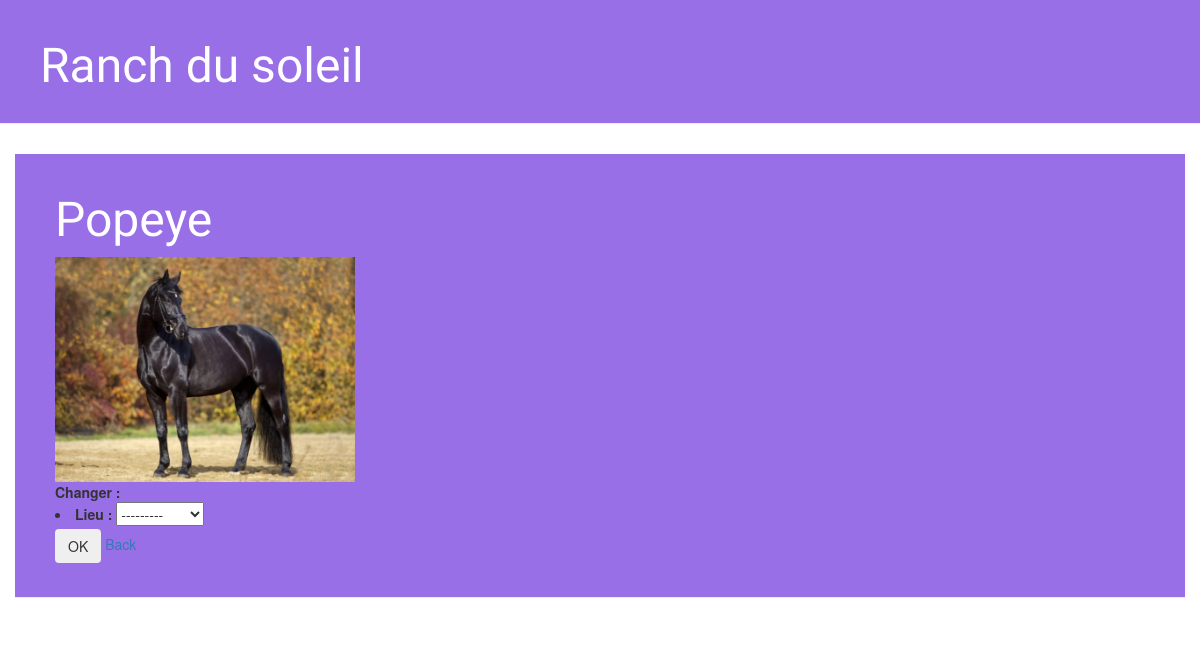
The app's page /character/Popeye/ with its own data.
### playground/models.py (models this page shows, shortened)
class Character(models.Model):
    id_character = models.CharField(max_length=100, primary_key=True)
    etat = models.CharField(max_length=20)
    robe = models.CharField(max_length=20)
    photo = models.ImageField(upload_to='characters/')
    lieu = models.ForeignKey(Equipement, on_delete=models.CASCADE)

### playground/views.py (the view)
# urls.py: path('character/<str:id_character>/', views.character_detail, name='character_detail'),
def character_detail(request, id_character):
    character = get_object_or_404(Character, id_character=id_character)
    ancien_lieu = character.lieu
    if request.method == "POST":
        form = MoveForm(request.POST, instance=character)
        if form.is_valid():
            character = form.save(commit=False)
            if character.lieu.disponibilite == "libre":
                nouveau_lieu = get_object_or_404(Equipement, id_equip=character.lieu.id_equip)
                if nouveau_lieu.id_equip == 'Mangeoire':
                    if character.etat == 'affamé':
                        character.etat = 'repus'
                        ancien_lieu.disponibilite = "libre"
                        ancien_lieu.save()
                        nouveau_lieu.disponibilite = "occupé"
                        nouveau_lieu.save()
                    else:
                        messages.error(request, f"{character.id_character} n'a pas faim!")
                        return redirect('character_detail', id_character=id_character)
                if nouveau_lieu.id_equip == 'Parc':
                    if character.etat == 'endormi':
                        character.etat = 'réveillé'
                        ancien_lieu.disponibilite = "libre"
                        ancien_lieu.save()
                        nouveau_lieu.disponibilite = "occupé"
                        nouveau_lieu.save()
                    else:
                        messages.error(request, f"{character.id_character} n'a pas besoin de se défouler!")
                        return redirect('character_detail', id_character=id_character)
                if nouveau_lieu.id_equip == 'Box':
                    if character.etat == 'repus':
                        character.etat = 'endormi'
                        ancien_lieu.disponibilite = "libre"
                        ancien_lieu.save()
                    else:
                        messages.error(request, f"{character.id_character} n'est pas repus!")
                        return redirect('character_detail', id_character=id_character)
                if nouveau_lieu.id_equip == 'Manège':
                    if character.etat == 'réveillé':
                        character.etat = 'affamé'
                        ancien_lieu.disponibilite = "libre"
                        ancien_lieu.save()
                        nouveau_lieu.disponibilite = "occupé"
                        nouveau_lieu.save()
                    else:
                        messages.error(request, f"{character.id_character} n'est pas pret pour un cours!")
                        return redirect('character_detail', id_character=id_character)
                character.save()
                messages.success(request, f"{character.id_character} a été déplacé avec succès!")
                return redirect('character_detail', id_character=id_character)
            else:
                messages.error(request, f"Le lieu {character.lieu.id_equip} est déjà occupé. Impossible de déplacer le personnage.")
                return redirect('character_detail', id_character=id_character)
    else:
        form = MoveForm()
    return render(request, 'playground/character_detail.html', {
        'character': character,
        'lieu': character.lieu,
        'form': form,
    })

### playground/forms.py
class MoveForm(forms.ModelForm):
    class Meta:
        model = Character
        fields = ('lieu',)

### playground/models.py (called while the page is built)
    def __str__(self):
        return self.id_equip

### playground/templates/playground/character_detail.html (shortened to what this page needs)
{% extends 'playground/base.html' %}
{% load static %}
{% block content %}
<div class="page-header">
    <h1>
        <a href="/">{{ character.id_character }}</a>
    </h1>
    <img src="{{ character.photo.url }}" alt="Photo" style="width:300px;height:auto;">
    <form method="POST" class="post-form">{% csrf_token %}
        <b> Changer : </b> {{ form.as_ul }}
        <button type="submit" class="btn btn-outline-light">OK</button>
        <a href="{% url 'character_list' %}">Back</a>
    </form>
    </div>
{% endblock %}

### playground/static/css/playground.css (style rules this page uses)
.page-header { background-color: #996fe8; margin-top: 0; margin-bottom: 30px; padding: 20px 20px 20px 40px; }
.page-header h1, .page-header h1 a, .page-header h1 a:visited, .page-header h1 a:active { color: #ffffff; font-size: 36pt; text-decoration: none; }
h1, h2, h3, h4 { font-family: "Henny Penny"; }

### records on screen
Character: id_character "Popeye", photo (picture)
